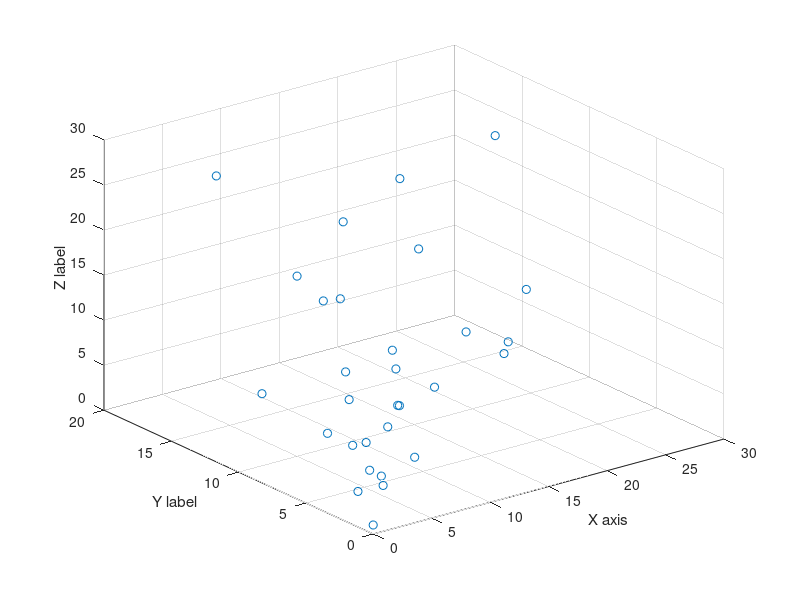

The MATLAB script that drew this image:
training_set = [0, 0; 
                1, 2;
                2, 1;
                6, 7;
                3, 2; 
                4, 5; 
                3, 6; 
                2, 2;
                4, 4;
                7, 3;
                7, 5;
                9, 6;
                8, 9;
                11, 5;
                11, 12;
                12, 9;
                8, 5;
                10, 7;
                13, 15;
                20, 14;
                17, 17;
                16, 7;
                15, 3;
                20, 6;
                30, 17
                2, 10
                5, 10
                5, 16
                25, 12;
                23, 18];

y = [1; 
     3; 
     4;
     8;
     4;
     5; 
     6; 
     5;
     6;
     4;
     6;
     7;
     9;
     9;
     14;
     10;
     8;
     10;
     11;
     15;
     17;
     12;
     14;
     16;
     22;
     8;
     20;
     27;
     3;
     19];   

scatter3(training_set(:,1), training_set(:,2), y);
xlabel('X axis');
ylabel('Y label');
zlabel('Z label');